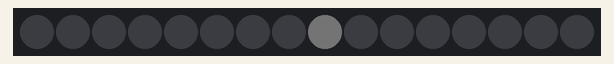
Recording of a sketch running on a simulated Arduino Uno, built with avr-gcc and run on an emulated ATmega328P. Shown: 16 RGB LEDs in strip order, left to right. Dim RGB values are drawn brighter than linear; random numbers use the default seed unless the sketch sets one.

Above: at 0.45 s.
At 2.57 s:
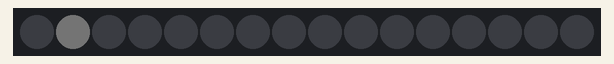
At 4.99 s:
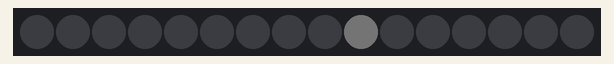
At 7.09 s:
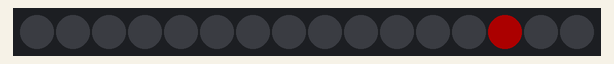
At 9.79 s:
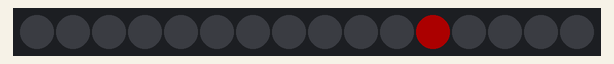
At 30.1 s:
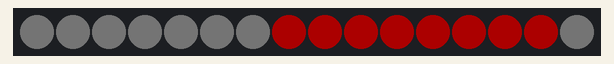

The sketch:

osu.ino
```cpp
#include <Adafruit_NeoPixel.h>

#define PIN        0
#define NUM_LEDS   16

Adafruit_NeoPixel pixels(NUM_LEDS, PIN, NEO_GRBW + NEO_KHZ800);

// Modes
enum Mode {
  SPARKLE = 0,
  CHECKER_STATIC,
  CHECKER_SPIN,
  EIGHT_STATIONARY,
  EIGHT_SPINNING,
  NUM_MODES
};

Mode mode = SPARKLE;

// Timing
const uint32_t modeInterval = 10000; // 10 seconds per mode
uint32_t lastModeSwitch = 0;

const uint32_t sparkleInterval = 20;
const uint32_t spinInterval = 150;
uint32_t lastSparkle = 0;
uint32_t lastSpin = 0;

// Spinning offsets
uint8_t offset = 0;
uint8_t spinPos8LED = 0;

// Colors
const uint32_t SCARLET_RED  = pixels.Color(200, 0, 0, 0);
const uint32_t BUCKEYE_GRAY = pixels.Color(5, 5, 5, 0);

// Flag to track static mode updates
bool staticModeUpdated = false;

void setup() {
  pixels.begin();
  pixels.setBrightness(60);
}

void loop() {
  uint32_t now = millis();

  // ----------------------------
  // Automatic mode switching
  // ----------------------------
  if (now - lastModeSwitch >= modeInterval) {
    mode = static_cast<Mode>((mode + 1) % NUM_MODES);
    pixels.clear();
    staticModeUpdated = false; // reset static mode flag
    lastModeSwitch = now;
    // Reset spinning offsets
    offset = 0;
    spinPos8LED = 0;
    lastSpin = now;
    lastSparkle = now;
  }

  // ----------------------------
  // Run current mode
  // ----------------------------
  switch(mode) {

    case SPARKLE:
      if (now - lastSparkle >= sparkleInterval) {
        int i = random(NUM_LEDS);
        pixels.setPixelColor(i, (random(2) == 0) ? SCARLET_RED : BUCKEYE_GRAY);
        pixels.show();
        pixels.setPixelColor(i, 0);
        lastSparkle = now;
      }
      break;

    case CHECKER_STATIC:
      if (!staticModeUpdated) {
        for (int i = 0; i < NUM_LEDS; i++)
          pixels.setPixelColor(i, (i % 2 == 0) ? SCARLET_RED : BUCKEYE_GRAY);
        pixels.show();
        staticModeUpdated = true;
      }
      break;

    case CHECKER_SPIN:
      if (now - lastSpin >= spinInterval) {
        for (int i = 0; i < NUM_LEDS; i++)
          pixels.setPixelColor(i, ((i + offset) % 2 == 0) ? SCARLET_RED : BUCKEYE_GRAY);
        pixels.show();
        offset = (offset + 1) % 2;
        lastSpin = now;
      }
      break;

    case EIGHT_STATIONARY:
      if (!staticModeUpdated) {
        // Define top LEDs (red) and bottom LEDs (gray) explicitly
        uint8_t topLEDs[8]    = {7,8,9,10,11,12,13,14};   // top half
        uint8_t bottomLEDs[8] = {15,0,1,2,3,4,5,6}; // bottom half

        for (int i = 0; i < 8; i++) {
          pixels.setPixelColor(topLEDs[i], SCARLET_RED);
          pixels.setPixelColor(bottomLEDs[i], BUCKEYE_GRAY);
        }
        pixels.show();
        staticModeUpdated = true;
      }
      break;

    case EIGHT_SPINNING:
      if (now - lastSpin >= spinInterval) {
        pixels.clear();
        int half = NUM_LEDS / 2;
        int blockSize = 8;

        for (int i = 0; i < blockSize; i++) {
          pixels.setPixelColor((spinPos8LED + i) % NUM_LEDS, SCARLET_RED);
          pixels.setPixelColor((spinPos8LED + half + i) % NUM_LEDS, BUCKEYE_GRAY);
        }
        pixels.show();
        spinPos8LED = (spinPos8LED + 1) % NUM_LEDS;
        lastSpin = now;
      }
      break;
  }
}
```
